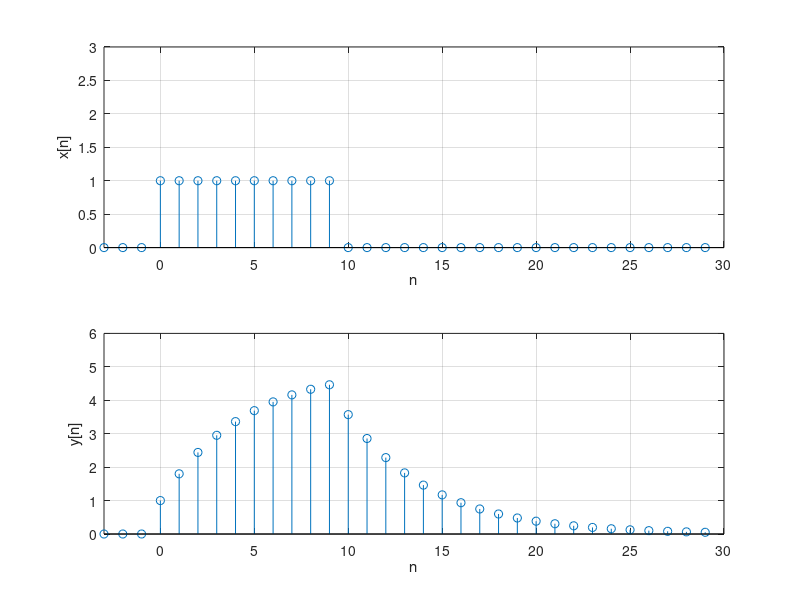

Recreate this plot in MATLAB.
%%
% Example 10.16
%% 
N=100;n=0:N-1;
x=[ones(1,10) zeros(1,N-10)];
den=[1 -0.8]; num=[1 0];
y=filter(num, den,x)
n1=[-3 -2 -1 n(1:30)];
x1=[0 0 0 x(1:30)];
y1=[0 0 0 y(1:30)];
figure(1)
subplot(211)
stem(n1,x1); grid; xlabel('n'); ylabel('x[n]'); axis([-3 30 0 3])
subplot(212)
stem(n1,y1); grid; xlabel('n'); ylabel('y[n]'); axis([-3 30 0 6])
